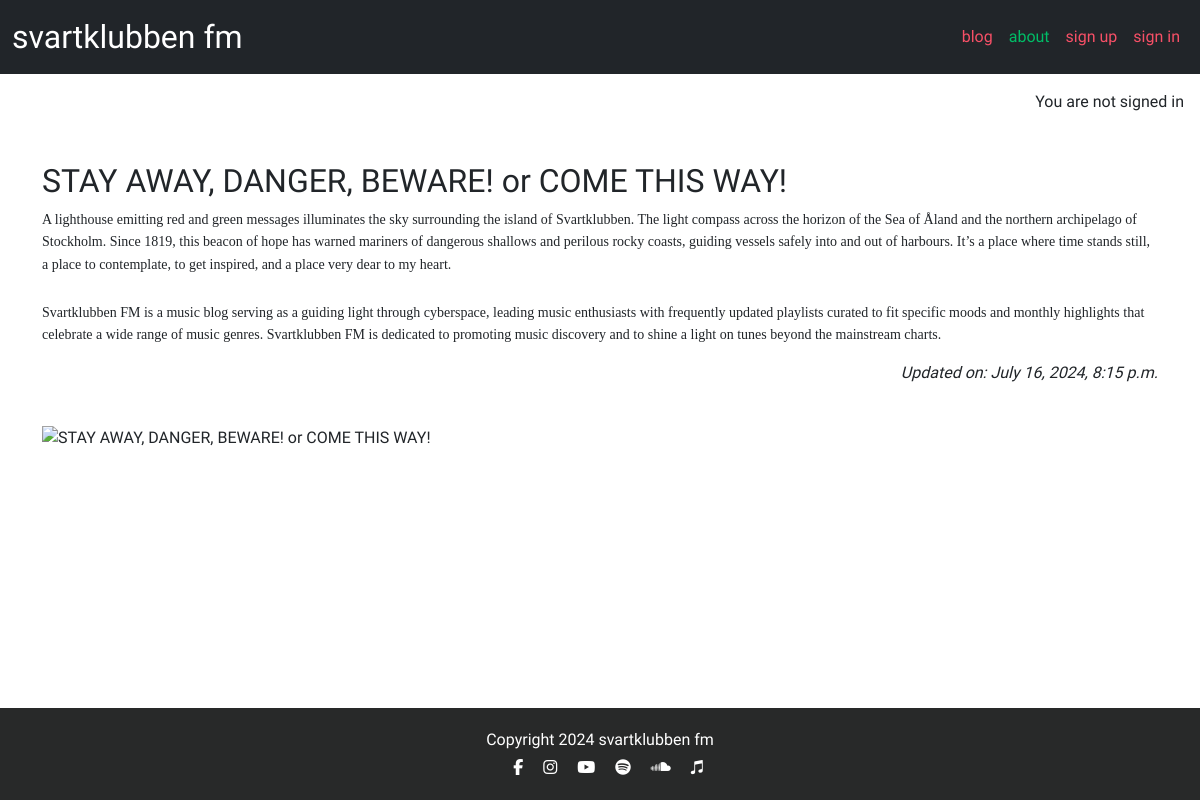
The page /about/ on the database its author committed.
### about/models.py (models this page shows, shortened)
class About(models.Model):
    title = models.CharField(max_length=200)
    updated_on = models.DateTimeField(auto_now=True)
    content = models.TextField()
    profile_image = CloudinaryField('image', default='placeholder')

### about/views.py (the view)
# urls.py: path('', views.about_me, name='about'),
def about_me(request):
    about = About.objects.all().order_by('-updated_on').first()
    return render(
        request,
        "about/about.html",
        {"about": about},
    )

### about/templates/about/about.html
{% extends 'base.html' %}
{% block content %}
{% load static %}
<div class="container mt-5">
  <div class="row">
    <div class="col-12">
      <h2>{{ about.title }}</h2>
      {{ about.content | safe }}
    </div>
  </div>
  <div class="row">
    <div class="col text-right">
      <p class="text-end"><em>Updated on: {{ about.updated_on }}</em></p>
    </div>
  </div>
  <div class="row mt-4">
    <div class="col-12">
      {% if "placeholder" in about.profile_image.url %}
      <img src="{% static 'images/fyrplats-vinter.png' %}" class="img-fluid" alt="placeholder image">
      {% else %}
      <img src="{{ about.profile_image.url }}" class="img-fluid" alt="{{ about.title }}">
      {% endif %}
    </div>
  </div>
</div>
{% endblock content %}

### static/css/style.css (style rules this page uses)
body { background-color: #F9FAFC; font-family: Quicksand, sans-serif; }
.main-bg { background-color: #ffffff; }

### rows shown on the page
About: title "STAY AWAY, DANGER, BEWARE! or COME THIS WAY!", content "A lighthouse emitting red and green messages illuminates the sky surrounding the island of Svartklubben. The light compass across the horizon of the Sea of Åland and the northern archipelago of Stockholm. Since 1819, this beacon of hope has warned mariners of dangerous shallows and perilous rocky coasts, guiding vessels safely into and out of harbours. It’s a place where time stands still, a place to contemplate, to get inspired, and a place very dear to my heart. Svartklubben FM is a music blog serving as a guiding light through cyberspace, leading music enthusiasts with frequently updated playlists curated to fit specific moods and monthly highlights that celebrate a wide range of music…", updated_on "July 16, 2024, 8:15 p.m."
